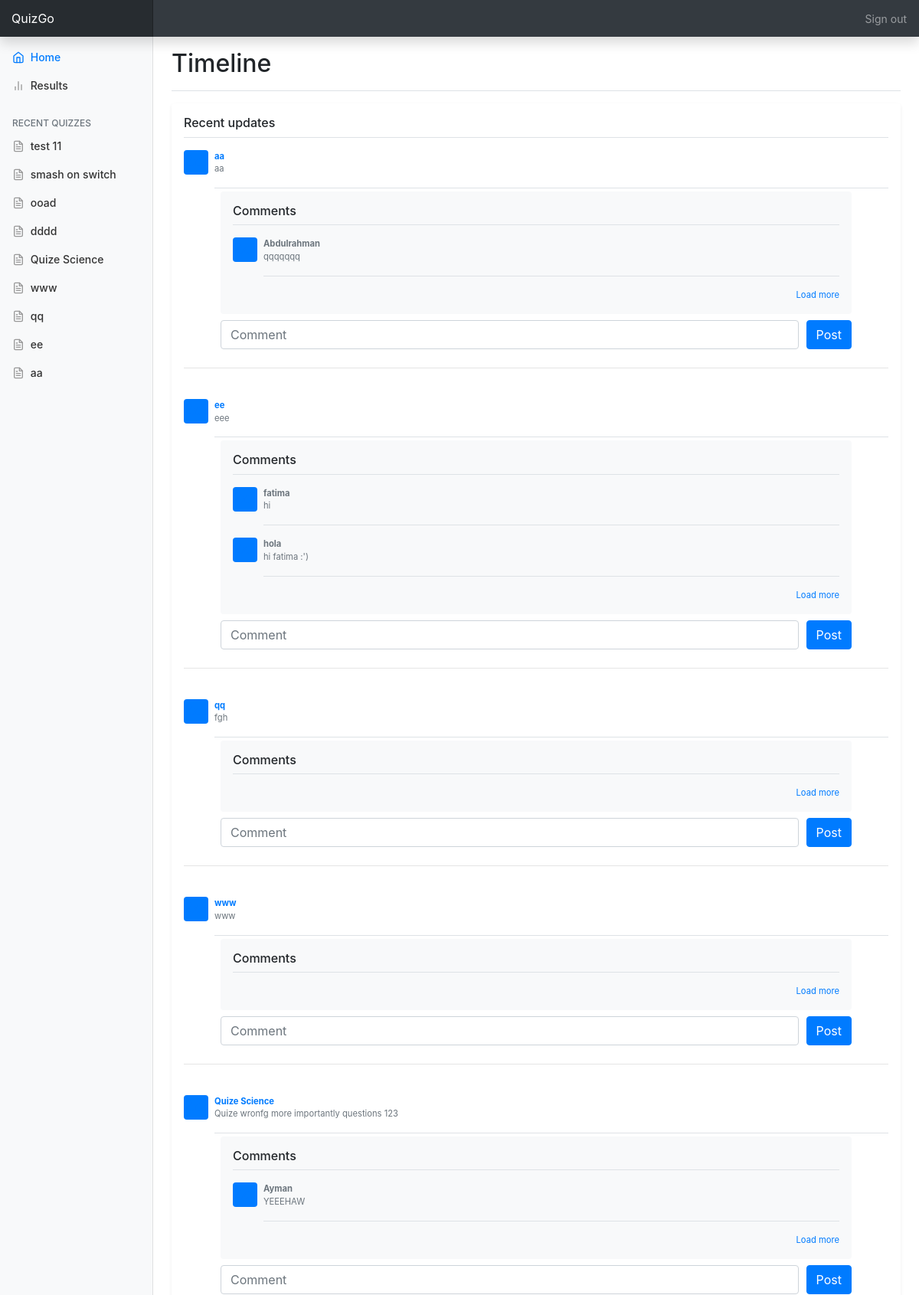
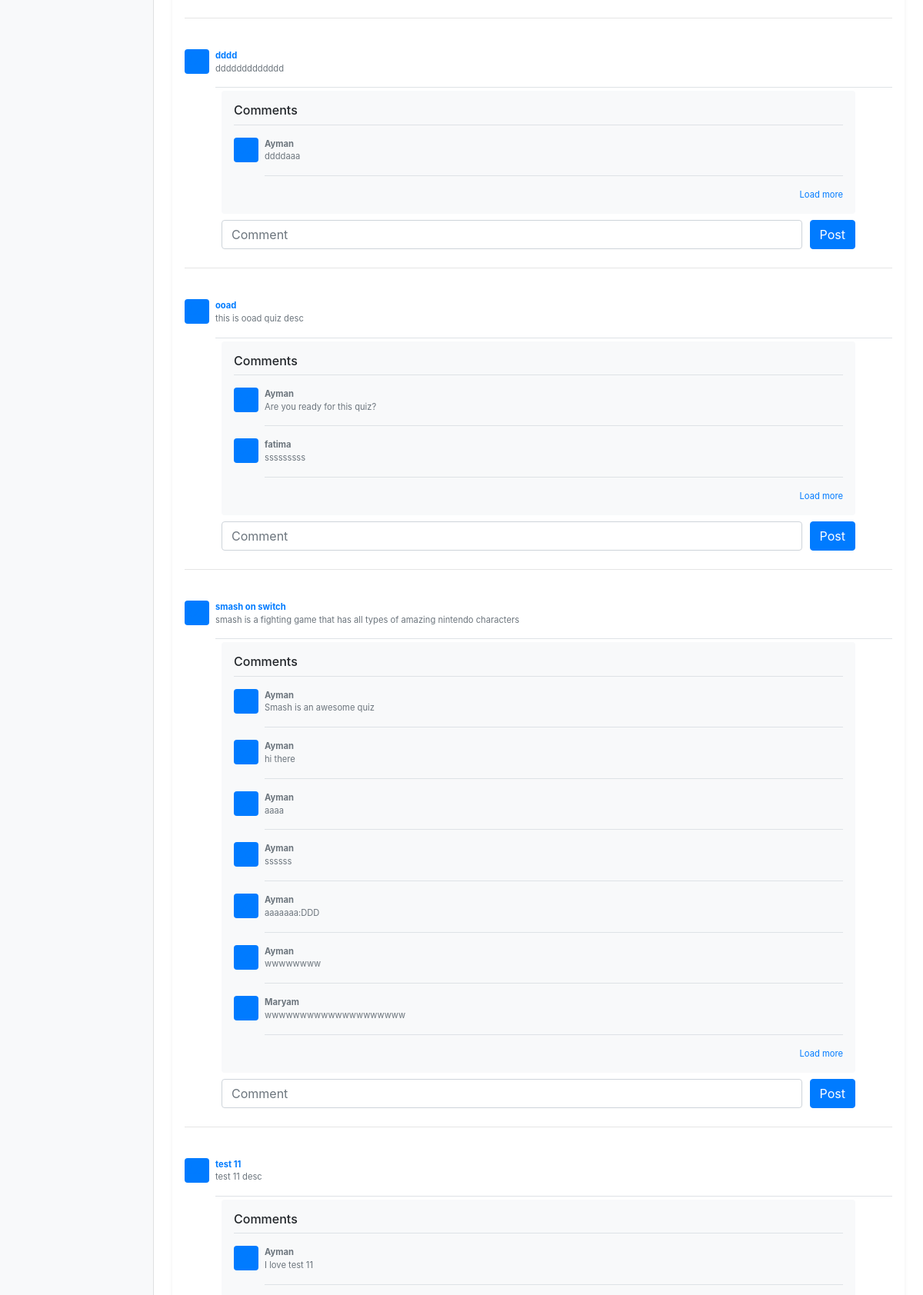
The page /student-home.php (upper part) on the database its author committed (2 pictures, top to bottom).
### tables this page shows
CREATE TABLE IF NOT EXISTS `quiz` (
  `id` int(11) NOT NULL AUTO_INCREMENT,
  `title` varchar(255) NOT NULL,
  `description` varchar(255) NOT NULL,
  `startDate` datetime NOT NULL,
  `endDate` datetime NOT NULL,
  `timer` time NOT NULL,
  `numOfQ` int(11) NOT NULL,
  `userID` int(11) DEFAULT NULL,
  PRIMARY KEY (`id`),
  KEY `userID` (`userID`)
);

CREATE TABLE IF NOT EXISTS `comment` (
  `id` int(11) NOT NULL AUTO_INCREMENT,
  `content` varchar(255) NOT NULL,
  `quizID` int(11) NOT NULL,
  `userID` int(11) NOT NULL,
  PRIMARY KEY (`id`)
);

CREATE TABLE IF NOT EXISTS `user` (
  `id` int(11) NOT NULL AUTO_INCREMENT,
  `firstName` varchar(255) NOT NULL,
  `lastName` varchar(255) NOT NULL,
  `email` varchar(255) NOT NULL,
  `password` varchar(255) NOT NULL,
  `repassword` varchar(255) NOT NULL,
  `type` varchar(255) NOT NULL,
  PRIMARY KEY (`id`)
);

### dbFunctions.php (called while the page is built, shortened)
<?php
function setConnectionInfo($values=array()){
	try {
	$connString = $values[0];
	$user = $values[1];
	$password = $values[2];
	$pdo = new PDO($connString,$user, $password);
	$pdo->setAttribute(PDO::ATTR_ERRMODE,PDO::ERRMODE_EXCEPTION);
	return $pdo;
	}
	catch(PDOException $e){
		die($e->getMessage());
	}
}
function read($table){
	$pdo = setConnectionInfo(array(DBCONNECTION,DBUSER,DBPASS));
	$sql = "SELECT * FROM $table" ;
	try {
	$statement = $pdo->prepare($sql);
	$statement->execute();
	}
	catch(PDOException $e){
		die($e->getMessage());
	}
	return $statement;
}
function readDesOrder($table){
	$pdo = setConnectionInfo(array(DBCONNECTION,DBUSER,DBPASS));
	$sql = "SELECT * FROM $table order by id desc" ;
	try {
	$statement = $pdo->prepare($sql);
	$statement->execute();
	}
	catch(PDOException $e){
		die($e->getMessage());
	}
	return $statement;
}
function getUserName($id){
	$pdo = setConnectionInfo(array(DBCONNECTION,DBUSER,DBPASS));
	$sql = "SELECT firstName FROM user where id = $id";
	try {
	$statement = $pdo->prepare($sql);
	$statement->execute();
	}
	catch(PDOException $e){
		die($e->getMessage());
	}
	$users = $statement;
	foreach ($users as $user) {
	    $firstName = $user[0];
	}
	return $firstName;
}
?>

### globaldata.php (called while the page is built, shortened)
<?php
require_once('dbFunctions.php');
$quizes = read("quiz");
?>

### student-home.php (the view, shortened to what this page needs)
<?php
require_once('../../DB/dbFunctions.php');
require_once('../../DB/globaldata.php');
$manage_quizes = readDesOrder("quiz");
$comments = read("comment");
$tempComments = array();
foreach ($comments as $comment) {
  array_push($tempComments, $comment);
}
?>
<html lang="en">
  <head>
    <?php include '../general/bootstrapMagic.php' ?>
    <link href="../../css/home.css" rel="stylesheet">
  </head>
  <body>
    <?php include 'top-nav.php'?>
    <div class="container-fluid">
      <div class="row">
        <?php include 'side-nav.php' ?>
        <main role="main" class="col-md-9 ml-sm-auto col-lg-10 px-4">
          <div class="d-flex justify-content-between flex-wrap flex-md-nowrap align-items-center pt-3 pb-2 mb-3 border-bottom">
            <h1 class="h2">Timeline</h1>
          </div>
          <div class="my-3 p-3 bg-white rounded shadow-sm">
            <h6 class="border-bottom border-gray pb-2 mb-0">Recent updates</h6>
            <?php foreach ($manage_quizes as $quiz) { ?>
              <div class="media text-muted pt-3">
                <svg class="bd-placeholder-img mr-2 rounded" width="32" height="32" xmlns="http://www.w3.org/2000/svg" preserveAspectRatio="xMidYMid slice" focusable="false" role="img" aria-label="Placeholder: 32x32"><title>Placeholder</title><rect width="100%" height="100%" fill="#007bff"></rect><text x="50%" y="50%" fill="#007bff" dy=".3em">32x32</text></svg>
                <p class="media-body pb-3 mb-0 small lh-125 border-bottom border-gray">
                  <a href="quiz-confirmation.php?id=<?php echo $quiz[0]; ?>&studentId=<?php echo $currentUser[0] ?>" ><strong class="text-gray-dark"><?php echo $quiz[1]; ?></strong></a>
                  <br>
                  <?php echo $quiz[2]; ?>
                </p>
              </div>
              <div class="mx-5 mt-1 p-3 bg-light rounded ">
                <h6 class="border-bottom border-gray pb-2 mb-0">Comments</h6>
                  <?php
                for($i = 0; $i< count($tempComments); $i++) {
                  if($tempComments[$i][2] == $quiz[0]){
                    ?>
                          <div class="media text-muted pt-3">
                            <svg class="bd-placeholder-img mr-2 rounded" width="32" height="32" xmlns="http://www.w3.org/2000/svg" preserveAspectRatio="xMidYMid slice" focusable="false" role="img" aria-label="Placeholder: 32x32"><title>Placeholder</title><rect width="100%" height="100%" fill="#007bff"></rect><text x="50%" y="50%" fill="#007bff" dy=".3em">32x32</text></svg>
                            <p class="media-body pb-3 mb-0 small lh-125 border-bottom border-gray">
                              <strong class="d-block text-gray-dark"><?php echo getUserName($tempComments[$i][3]);  ?></strong>
                              <?php echo $tempComments[$i][1]; ?>
                            </p>
                          </div>
                <?php }
              } ?>
                <small class="d-block text-right mt-3">
                  <a href="#">Load more</a>
                </small>
              </div>
              <div class="link">
                    <form class="mx-5 my-2 border-danger  text-center" method="post" action="redirect-comment.php">
                      <div class="form-row align-items-center">
                        <div class="col-11">
                          <input type="text" class="form-control mb-2" id="inlineFormInput" placeholder="Comment" name="Comment">
                        </div>
                        <div class="col-1">
                          <button type="submit" class="btn btn-primary mb-2" name="Submit">Post</button>
                        </div>
                      </div>
                  </form>
              </div>
              <hr class="mb-4">
              <?php } ?>
          </div>
        </main>
      </div>
    </div>
  </body>
</html>

### side-nav.php (shortened to what this page needs)
<html lang="en">
<head>
  <?php include '../general/bootstrapMagic.php' ?>
  <link href="../../css/home.css" rel="stylesheet">
</head>
    <nav class="col-md-2 d-none d-md-block bg-light sidebar">
      <div class="sidebar-sticky">
        <ul class="nav flex-column">
          <li class="nav-item">
            <a class="nav-link active" href="student-home.php?id=<?php echo $currentUser[0] ?>">
              Home <span class="sr-only">(current)</span>
            </a>
          </li>
          <li class="nav-item">
            <a class="nav-link" href="results.php?id=<?php echo $currentUser[0]?>">
              Results
            </a>
          </li>
        </ul>
        <h6 class="sidebar-heading d-flex justify-content-between align-items-center px-3 mt-4 mb-1 text-muted">
          <span>Recent Quizzes</span>
        </h6>
        <ul class="nav flex-column mb-2">
          <?php foreach ($quizes as $quiz) { ?>
              <li class="nav-item">
                <a class="nav-link" href="quiz-confirmation.php?id=<?php echo $quiz[0]; ?>&studentId=<?php echo $currentUser[0] ?>">
                  <?php echo $quiz[1]; ?>
                </a>
              </li>
          <?php } ?>
        </ul>
      </div>
    </nav>
</html>

### home.css (style rules this page uses)
body { font-size: .875rem; }
.feather { width: 16px; height: 16px; vertical-align: text-bottom; }
.sidebar { position: fixed; top: 0; bottom: 0; left: 0; z-index: 100; padding: 48px 0 0; box-shadow: inset -1px 0 0 rgba(0, 0, 0, .1); }
.sidebar-sticky { position: relative; top: 0; height: calc(100vh - 48px); padding-top: .5rem; overflow-x: hidden; overflow-y: auto; }
.sidebar .nav-link { font-weight: 500; color: #333; }
.sidebar .nav-link .feather { margin-right: 4px; color: #999; }
.sidebar .nav-link.active { color: #007bff; }
.sidebar .nav-link:hover .feather, .sidebar .nav-link.active .feather { color: inherit; }
.sidebar-heading { font-size: .75rem; text-transform: uppercase; }
[role="main"] { padding-top: 133px; }
@media (min-width: 768px) { [role="main"] { padding-top: 48px; } }

### bootstrapMagic.php (style rules this page uses)
.bd-placeholder-img { font-size: 1.125rem; text-anchor: middle; -webkit-user-select: none; -moz-user-select: none; -ms-user-select: none; user-select: none; }

### rows shown on the page
quiz: title "test 11", description "test 11 desc"
quiz: title "smash on switch", description "smash is a fighting game that has all types of amazing nintendo characters"
quiz: title "ooad", description "this is ooad quiz desc"
quiz: title "dddd", description "ddddddddddddd"
quiz: title "Quize Science", description "Quize wronfg more importantly questions 123"
quiz: title "www", description "www"
quiz: title "qq", description "fgh"
quiz: title "ee", description "eee"
quiz: title "aa", description "aa"
comment: userID.firstName "Abdulrahman", content "qqqqqqq"
comment: userID.firstName "fatima", content "hi"
comment: userID.firstName "hola", content "hi fatima :')"
comment: userID.firstName "Ayman", content "YEEEHAW"
comment: i "Ayman", content "ddddaaa"
comment: i "Ayman", content "Are you ready for this quiz?"
comment: i "fatima", content "sssssssss"
comment: i "Ayman", content "Smash is an awesome quiz"
comment: i "Ayman", content "hi there"
comment: i "Ayman", content "aaaa"
comment: i "Ayman", content "ssssss"
comment: i "Ayman", content "aaaaaaa:DDD"
comment: i "Ayman", content "wwwwwwww"
comment: userID.firstName "Maryam", content "wwwwwwwwwwwwwwwwwwww"
comment: i "Ayman", content "I love test 11"
